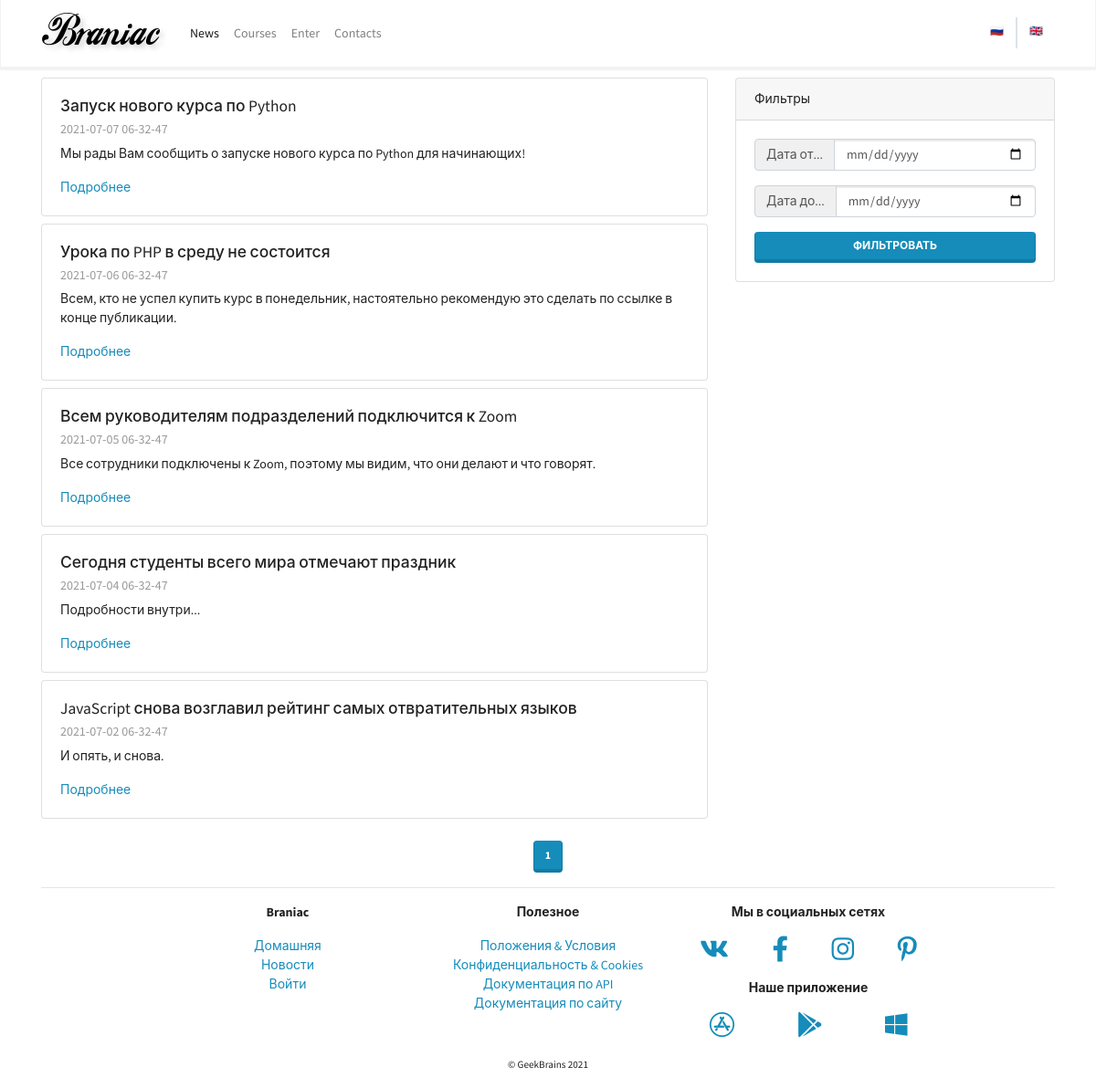
The page /mainapp/news/ on the database its author committed.
### mainapp/models.py (models this page shows, shortened)
class News(models.Model):
    title = models.CharField(max_length=256, verbose_name="Title")
    preambule = models.CharField(max_length=1024, verbose_name="Preambule")
    body = models.TextField(blank=True, null=True, verbose_name="Body")
    body_as_markdown = models.BooleanField(default=False, verbose_name="As markdown")
    created = models.DateTimeField(auto_now_add=True, verbose_name="Created", editable=False)
    updated = models.DateTimeField(auto_now=True, verbose_name="Edited", editable=False)
    deleted = models.BooleanField(default=False)
    class Meta:
        verbose_name = _("News")
        verbose_name_plural = _("News")
        ordering = ("-created",)

### mainapp/views.py (the view)
# urls.py: path("news/", views.NewsListView.as_view(), name="news"),
class NewsListView(ListView):
    model = mainapp_models.News
    paginate_by = 5
    def get_queryset(self):
        return super().get_queryset().filter(deleted=False)

### mainapp/context_processors/example.py (called while the page is built)
def simple_context_processor(request):
    return {"foo": "bar"}

### mainapp/templates/mainapp/news_list.html (shortened to what this page needs)
{% extends 'base.html' %}
{% block content %}
  <div class="row">
    <div class="col-lg-8">
      {% for item in object_list %}
        <div class="card my-2">
          <div class="card-body">
            <h5 class="card-title">{{ item.title }}</h5>
            <h6 class="card-subtitle mb-2 text-muted">
              {{ item.created|date:"Y-m-d h-i-s" }}
            </h6>
            <p class="card-text">{{ item.preambule }}</p>
            <div class="row">
              <div class="col">
                <a href="{% url 'mainapp:news_detail' pk=item.pk %}"
                  class="card-link">Подробнее</a>
              </div>
            </div>
          </div>
        </div>
      {% endfor %}
    </div>
    <div class="col-lg-4">
      <div class="card my-2 sticky-top">
        <div class="card-header">
          Фильтры
        </div>
        <div class="card-body">
          <form action="">
            <div class="input-group mb-3">
              <div class="input-group-prepend">
                <span class="input-group-text" id="basic-addon1">Дата от...</span>
              </div>
              <input type="date" class="form-control" name="dateFrom">
            </div>
            <div class="input-group mb-3">
              <div class="input-group-prepend">
                <span class="input-group-text" id="basic-addon1">Дата до...</span>
              </div>
              <input type="date" class="form-control" name="dateTo">
            </div>
            <button type="submit"
              class="btn btn-primary btn-block">Фильтровать</button>
          </form>
        </div>
      </div>
    </div>
  </div>
  <div class="row justify-content-center align-items-center mt-3 mb-n3">
    <nav aria-label="Page navigation example">
      <ul class="pagination">
        {% for item in page_obj.paginator.page_range %}
          <li class="page-item
            {% if item == page_obj.number %}active{% endif %}">
            <a class="page-link" href="?page={{ item }}">{{ item }}</a>
          </li>
        {% endfor %}
      </ul>
    </nav>
  </div>
{% endblock content %}

### rows shown on the page
News: title "Запуск нового курса по Python", created "2021-07-07 06-32-47", preambule "Мы рады Вам сообщить о запуске нового курса по Python для начинающих!"
News: title "Урока по PHP в среду не состоится", created "2021-07-06 06-32-47", preambule "Всем, кто не успел купить курс в понедельник, настоятельно рекомендую это сделать по ссылке в конце публикации."
News: title "Всем руководителям подразделений подключится к Zoom", created "2021-07-05 06-32-47", preambule "Все сотрудники подключены к Zoom, поэтому мы видим, что они делают и что говорят."
News: title "Сегодня студенты всего мира отмечают праздник", created "2021-07-04 06-32-47", preambule "Подробности внутри..."
News: title "JavaScript снова возглавил рейтинг самых отвратительных языков", created "2021-07-02 06-32-47", preambule "И опять, и снова."

### other values the page prints
{{ item }} "1"
